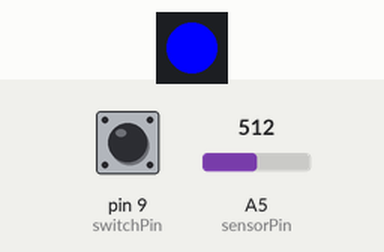
Bench run of a sketch on a simulated Arduino Uno, built with avr-gcc and run on an emulated ATmega328P. Parts: 1 RGB LEDs in strip order, left to right. Inputs (shaded band) come from the test bench; at power-on: pin 9 (switchPin) LOW, A5 (sensorPin) = 512. Dim RGB values are drawn brighter than linear; random numbers use the default seed unless the sketch sets one.

Above: at 1.2 s.
1.3 s: pin 9 (switchPin) pulled HIGH for 0.15 s
At 4.3 s:
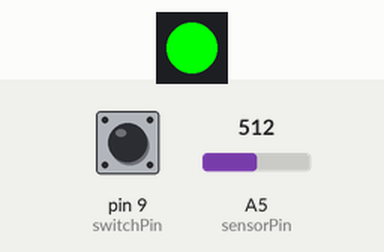
4.4 s: pin 9 (switchPin) pulled HIGH for 1 s
At 5.8 s:
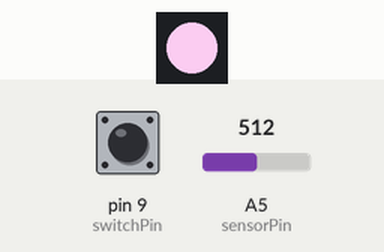
8.4 s: A5 (sensorPin) set to 0
At 8.85 s:
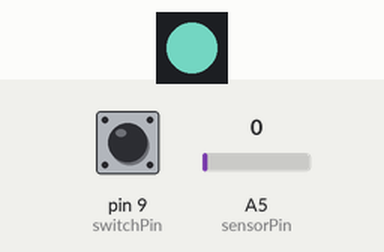
11.4 s: A5 (sensorPin) set to 122
At 11.7 s:
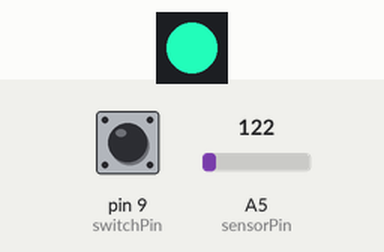
14.4 s: A5 (sensorPin) set to 0
At 15.74 s:
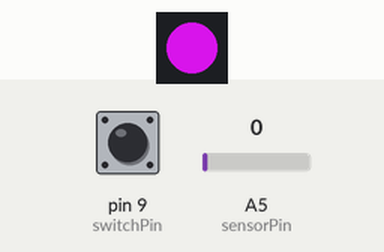
Timing chart, 0 to 44.1 s (numbered marks = the images above; inputs shaded):
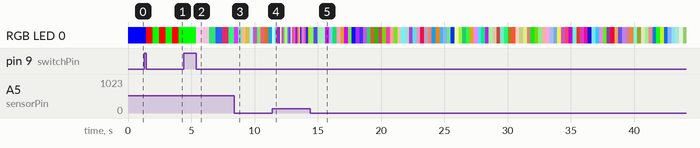

Measured:
- after the input at 1.3 s, RGB LED 0: alternates RGB(255, 0, 0) for 0.51 s and RGB(0, 255, 0) for 0.51 s, starting after 0.15 s

The sketch:

neopixel_sequencer.ino
```cpp
/********************************************************************************************************
  neopixel_sequencer:
  Written by Scott Kildall

  This sketch will shows 5 different sequences and effects. A potentiometer at pin A5 will adjust the
  speed of each animation.

---------------------------------------------------------------------------------------------------------
NeoPixel Information for initializing the strip, below
  60ma/pixel for current load
  Parameter 1 = number of pixels in strip
  Parameter 2 = pin number (most are valid)
  Parameter 3 = pixel type flags, add together as needed:
    NEO_KHZ800  800 KHz bitstream (most NeoPixel products w/WS2812 LEDs)
    NEO_KHZ400  400 KHz (classic 'v1' (not v2) FLORA pixels, WS2811 drivers)
    NEO_GRB     Pixels are wired for GRB bitstream (most NeoPixel products)
    NEO_RGB     Pixels are wired for RGB bitstream (v1 FLORA pixels, not v2)

**********************************************************************************************************/

#include <Adafruit_NeoPixel.h>

// the data pin for the NeoPixels
int neoPixelPin = 8;

// How many NeoPixels we will be using, charge accordingly
int numPixels = 1;

// Instatiate the NeoPixel from the ibrary
Adafruit_NeoPixel strip = Adafruit_NeoPixel(numPixels, neoPixelPin, NEO_GRB + NEO_KHZ800);

// our button
int switchPin = 9;

// initial colors, you can change these
int red = 100;
int blue = 255;
int green = 255;

// stores the start time, use unsignged long to prevent overflow
unsigned long startTime;

// variable delay time
int delayTime = 20;

// start pixel, use for gradients
int startPixel = 0;

// flag for switches
boolean bSwitchDown = false;

 // for brightness
int brightness = 255;
int brightDirection = -10;

// modulus variable
int xmasMod = 0;

// which sequence we are using and the max # of sequences
int sequenceNum = 0;
int numSequences = 5;

int sensorPin = 5;    // select the input pin for the potentiometer


void setup() {
  strip.begin();  // initialize the strip
  strip.show();   // make sure it is visible
  strip.clear();  // Initialize all pixels to 'off'

  startTime = millis();
  activate();

  // seed the random number generator with whatever noise is on pin A0 (we don't have anything connected here)
  randomSeed(analogRead(0));
}

// check for switch, if down then change the sequence
// and also call activate using the asynchronous timer
void loop() {
  int sensorValue = analogRead(sensorPin);
  delayTime = sensorValue;

  if( digitalRead(switchPin) == true ) {
    bSwitchDown = true;
     startTime = 0;
     delay(10);  // debounce
  }
  else {
    if( bSwitchDown ) {
      // first release of switch
      bSwitchDown = false;
      switchSequence();
    }

    if( startTime + delayTime < millis() ) {
       activate();
       startTime = millis();
    }
  }
}

void allOff() {
  strip.clear();
   strip.show();
}

// switch to an new random sequence
int switchSequence() {
  int currentNum = sequenceNum;

  // this while loop ensures that we don't repeat the current sequence
  while( currentNum == sequenceNum )
    sequenceNum = random(numSequences);

  strip.setBrightness(brightness);

  return sequenceNum;
}

// call appropiate function based on sequence number
void activate() {
    if( sequenceNum == 0 )
      sequenceGradient();
    else if( sequenceNum == 1 )
      sequenceSoloMover();
    else if( sequenceNum == 2 )
      sequenceBrightShift();
    else if( sequenceNum == 3 )
      sequenceRandom();
    else if( sequenceNum == 4 )
      sequenceXmas();
}

//---------  SEQUENCE GRADIENT FUNCITONS -------------//
void sequenceGradient() {
   int sp = startPixel;

   for( int i = 0; i < numPixels; i++ ) {
      strip.setPixelColor(sp, i*4, 0, blue );

      if( sp == numPixels )
         sp = 0;
       else
         sp++;
   }

  strip.show();

  startPixel++;
  if( startPixel == 60 )
    startPixel = 0;
}

//---------  SEQUENCE SOLO MOVER: a single pixel moves around the strip -------------//
void sequenceSoloMover() {
   for( int i = 0; i < numPixels; i++ ) {
     if( i == startPixel )
         strip.setPixelColor(i, 255,0,0);
     else
          strip.setPixelColor(i, 0,255,255);
   }

  strip.show();

  startPixel++;
  if( startPixel == numPixels )
    startPixel = 0;
}


//---------  SEQUENCE BRIGHT SHIFT: brightness fades up/down -------------//
void sequenceBrightShift() {
   for( int i = 0; i < numPixels; i++ )
     strip.setPixelColor(i, 255,0,0);

  strip.setBrightness(brightness);
  strip.show();

  brightness = brightness + brightDirection;
  if( brightness < 0 ) {
     brightness = 0;
     brightDirection = -brightDirection;
  }
  else if( brightness > 255 ) {
     brightness = 255;
     brightDirection = -brightDirection;
  }
}

//---------  SEQUENCE RANDOM: Each pixel is a random color -------------//
void sequenceRandom() {
   for( int i = 0; i < numPixels; i++ )
     strip.setPixelColor(i, random(255), random(255) , random(255));

  strip.show();
}

//---------  SEQUENCE XMAS: Alternate green and red pixels -------------//
void sequenceXmas() {
   for( int i = 0; i < numPixels; i++ ) {
     if( i % 2 == xmasMod )
        strip.setPixelColor(i, 255,0,0);
     else
        strip.setPixelColor(i, 0,255,0);
   }

   if( xmasMod == 0 )
     xmasMod = 1;
   else
     xmasMod = 0;

  strip.show();
}
```
